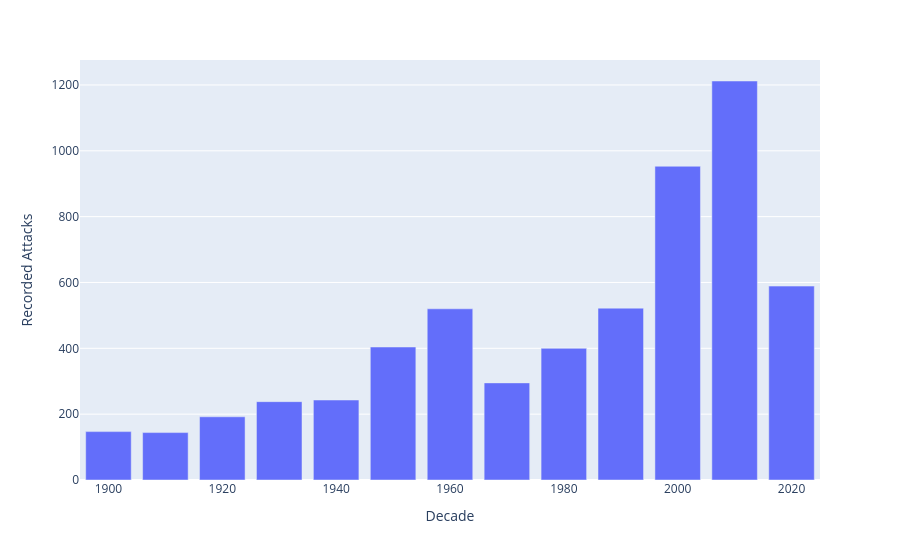

The code cell stored with this chart in its notebook:
### Code cell
def fig_decade_trend():
    without_missing_sex["decade"] = (without_missing_sex["year"] // 10 * 10)
    counts = without_missing_sex.groupby("decade").size().reset_index(name="records")
    counts = counts[counts["decade"] >= 1900]
    fig = px.bar(counts, x="decade", y="records")
    fig.update_xaxes(title_text="Decade")
    fig.update_yaxes(title_text="Recorded Attacks")
    return fig

print("Recorded Shark Attacks by Decade")
fig_decade_trend()

### Figure 1 — Plotly figure (JSON) as saved in the notebook; plotly's stock layout.template omitted (floating-point values rounded to 4 significant figures)
{"data": [{"hovertemplate": "decade=%{x}<br>records=%{y}<extra></extra>", "legendgroup": "", "marker": {"color": "#636efa", "pattern": {"shape": ""}}, "name": "", "orientation": "v", "showlegend": false, "textposition": "auto", "type": "bar", "x": [1900.0, 1910.0, 1920.0, 1930.0, 1940.0, 1950.0, 1960.0, 1970.0, 1980.0, 1990.0, 2000.0, 2010.0, 2020.0], "xaxis": "x", "y": [147, 144, 192, 238, 243, 404, 520, 295, 400, 522, 953, 1212, 589], "yaxis": "y"}], "layout": {"barmode": "relative", "legend": {"tracegroupgap": 0}, "margin": {"t": 60}, "xaxis": {"anchor": "y", "domain": [0, 1], "title": {"text": "Decade"}}, "yaxis": {"anchor": "x", "domain": [0, 1], "title": {"text": "Recorded Attacks"}}}}
